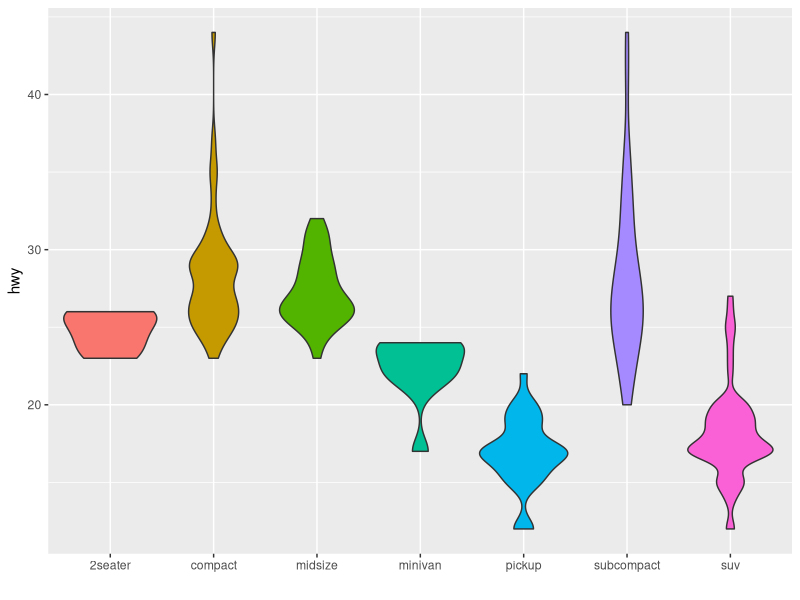
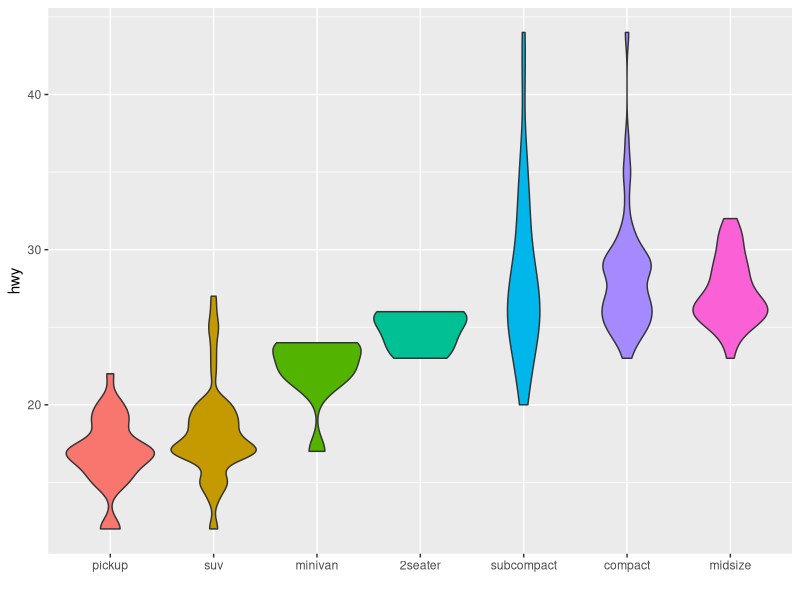

Write the R code that produced these figures, in order.
######################################
####        CH06 - Factor         ####
######################################

#### CH 06.1 : Definition ####

#### CH 06.1 : Definition : Factor Class ####

# Levels
x <- factor(c('高','中','低') , levels = c('低','中','高') ) ; x

# Labels
x <- factor(c(1,5,7,11) , labels = c('B','C','T','N')) ; x



#### ___________________________________________________________ ####
#### CH 06.2 : Object Attributes ####

#### CH 06.2 : Object Attributes : Property ####

# can't be used in calculation
factor(1:6) + factor(1:3)

# can be transformed to numerical order by as.numeric(...)
x <- factor(c(1,5,7,11) )
as.numeric(x)

x <- factor(c(1,5,7,11) , levels = c(7,5,1,11))
as.numeric(x)

# can be transformed to vector by as.vector(...)
x <- factor(c(1,5,7,11) )
as.vector(x)

# same result comes from levels(...)
x <- factor(c('a','b','c'))
levels(x)



#### CH 06.2 : Object Attributes : Ordered and Reorder ####

# ordered
ordered(factor(c(1,2,3,4)),levels=c(4,2,1,3))
ordered(factor(c('高','中','低') , levels = c('低','中','高') ))

# Reorder
library(ggplot2)  #包含mpg資料集
library(dplyr)

# before (notice that x axis has alphabetical order)
mpg %>%
  ggplot( aes(x=class, y=hwy, fill=class)) +
  geom_violin() +
  xlab("class") +
  theme(legend.position="none") +
  xlab("")

# after
mpg$class <- with(mpg, reorder(class, hwy, median))
mpg %>%
  ggplot( aes(x=class, y=hwy, fill=class)) +
  geom_violin() +
  xlab("class") +
  theme(legend.position="none") +
  xlab("")




